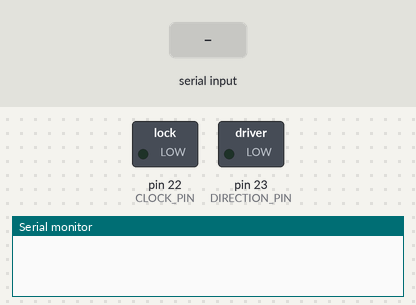
A sketch run on a simulated Arduino Mega 2560, built for the host (arithmetic inside an expression is 32-bit, double 64-bit). Parts: switched loads named in the sketch (green lamp = pin HIGH), the last lines printed to the serial monitor. Inputs (shaded band) come from the test bench.

Above: at 1.2 s.
1.3 s: "TARGET 90\n" received over Serial
At 2.5 s:
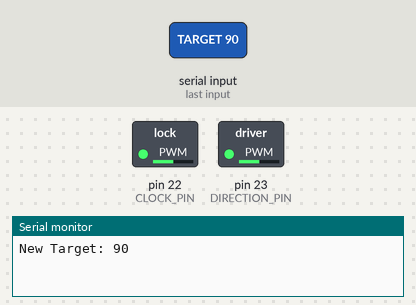
2.8 s: "TARGET ,45\n" received over Serial
At 3.9 s:
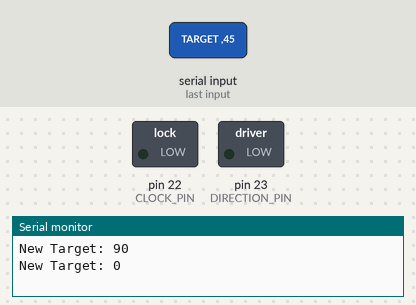
Timing chart, 0 to 5.8 s (numbered marks = the images above; inputs shaded):
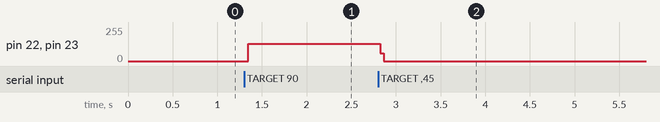

Measured:
- after the input at 1.3 s, pin 22 (CLOCK_PIN), pin 23 (DIRECTION_PIN): 0/255 → 128/255 at once
- after the input at 2.8 s, pin 22 (CLOCK_PIN), pin 23 (DIRECTION_PIN): 128/255 → 0/255 at once

The sketch:

encoder2pi.ino
```cpp
#define CLOCK_PIN 22   // Clock signal pin
#define DIRECTION_PIN 23 // Optional direction pin, not used in this setup

volatile uint16_t t_on = 0;   // Stores high-time (PWM on time)
volatile uint16_t t_off = 0;  // Stores low-time (PWM off time)
volatile bool newData = false;

volatile uint16_t position = 0;       // Current encoder position
volatile uint16_t targetPosition = 0; // Target encoder position
volatile bool motorRun = false;
volatile bool targetReached = false;

void setup() {
  // Set motor pins as outputs
  pinMode(CLOCK_PIN, OUTPUT);
  pinMode(DIRECTION_PIN, OUTPUT);
  digitalWrite(CLOCK_PIN, LOW);
  digitalWrite(DIRECTION_PIN, LOW);

  // Initialize serial communication
  Serial.begin(115200);

  // Set up external interrupt for encoder readings
  EICRA = 0b00001111; // INT0 and INT1 on rising and falling edge
  EIMSK = 0b00000011; // Enable INT0 and INT1

  // Set up Timer1 for motor control signal (100µs interval)
  TCCR1A = 0b00000000;
  TCCR1B = 0b00001010;  // CTC mode, Prescaler = 8
  OCR1A = 999;          // Compare value for 100µs intervals
  TIMSK1 = 0b00000010;  // Enable Timer1 Compare A Match interrupt

  // Set up Timer5 for encoder signal
  TCCR5A = 0b00000000;
  TCCR5B = 0b11000010; // Input capture on falling edge, prescaler = 8
  TIMSK5 = 0b00100001; // Enable input capture and overflow interrupts

  sei(); // Enable global interrupts
}

void loop() {
  encoderPosition(); // Continuously update encoder position

  if (motorRun)
  {
    TCCR1B |= ( (1 << 1) | (1 << 3) );
    TIMSK1 |= (1 << OCIE1A);
  }

  if (!motorRun)
  {
    TCCR1B &= ~( (1 << 1) | (1 << 3) );
    TIMSK1 &= ~(1 << OCIE1A);
  }

  if (motorRun && !targetReached) {
    if (abs(position - targetPosition) <= 5) { // ±1 degree tolerance
      motorRun = false;
      targetReached = true;
      stopMotor(); // Stop motor when target is reached
    }
  }

  // Handle serial commands
  if (Serial.available()) {
    String command = Serial.readStringUntil('\n');
    command.trim();

    if (command == "ON") {
      motorRun = true;
      targetReached = false;
    }
    else if (command == "OFF") {
      motorRun = false;
      stopMotor();
    }
    else if (command.startsWith("TARGET ")) {
      int target = command.substring(7).toInt();
      if (target >= 0 && target <= 1024) {
        targetPosition = target;
        motorRun = true;
        targetReached = false;
        Serial.print("New Target: ");
        Serial.println(targetPosition);
      }
    }
  }
}

// ==========================
// === Timer Interrupts ===
// ==========================

// Timer1 interrupt for motor control signal
ISR(TIMER1_COMPA_vect) {
    PINA = 0b00000011; // Toggle CLOCK_PIN and DIRECTION_PIN


}

// Timer5 interrupt for encoder pulse measurement
ISR(TIMER5_CAPT_vect) {
  static uint16_t lastCapture = 0;
  static bool measuringOnTime = true;
  uint16_t currentCapture = ICR5;

  if (measuringOnTime) {
    t_on = currentCapture - lastCapture;
    TCCR5B ^= (1 << ICES5); // Toggle to capture rising edge next
  } else {
    t_off = currentCapture - lastCapture;
    newData = true;
    TCCR5B ^= (1 << ICES5); // Toggle to capture falling edge next
  }

  measuringOnTime = !measuringOnTime;
  lastCapture = currentCapture;
}

// =============================
// === Functions ===
// =============================

void encoderPosition() {
  if (newData) {
    cli(); // Disable interrupts while reading
    uint16_t highTime = t_on;
    uint16_t lowTime = t_off;
    newData = false;
    sei(); // Re-enable interrupts

    // Convert high and low time to encoder position (0-1024 range)
    float t_on_us = highTime * 0.5;
    float t_off_us = lowTime * 0.5;

    float x = ((t_on_us * 1026) / (t_on_us + t_off_us)) - 1;

    position = (x <= 1022) ? x : 1023;
    if ((position>0)&&(position<1024)){
      Serial.println(position);
    }
  }
}

void stopMotor() {
  digitalWrite(CLOCK_PIN, LOW);
  digitalWrite(DIRECTION_PIN, LOW);
}
```
